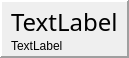
<?xml version="1.0" encoding="UTF-8"?>
<ui version="4.0">
 <class>Face2dCreator_FileListItem</class>
 <widget class="QWidget" name="Face2dCreator_FileListItem">
  <property name="geometry">
   <rect>
    <x>0</x>
    <y>0</y>
    <width>114</width>
    <height>55</height>
   </rect>
  </property>
  <property name="windowTitle">
   <string>Form</string>
  </property>
  <layout class="QGridLayout" name="gridLayout_2">
   <property name="leftMargin">
    <number>0</number>
   </property>
   <property name="topMargin">
    <number>0</number>
   </property>
   <property name="rightMargin">
    <number>0</number>
   </property>
   <property name="bottomMargin">
    <number>0</number>
   </property>
   <item row="0" column="0">
    <widget class="QFrame" name="frame">
     <property name="autoFillBackground">
      <bool>false</bool>
     </property>
     <property name="frameShape">
      <enum>QFrame::Panel</enum>
     </property>
     <property name="frameShadow">
      <enum>QFrame::Raised</enum>
     </property>
     <property name="lineWidth">
      <number>2</number>
     </property>
     <property name="midLineWidth">
      <number>1</number>
     </property>
     <layout class="QGridLayout" name="gridLayout">
      <property name="topMargin">
       <number>3</number>
      </property>
      <property name="bottomMargin">
       <number>3</number>
      </property>
      <property name="verticalSpacing">
       <number>0</number>
      </property>
      <item row="0" column="0">
       <widget class="QLabel" name="project_name">
        <property name="font">
         <font>
          <family>Geeza Pro</family>
          <pointsize>18</pointsize>
         </font>
        </property>
        <property name="text">
         <string>TextLabel</string>
        </property>
       </widget>
      </item>
      <item row="1" column="0">
       <widget class="QLabel" name="project_path">
        <property name="text">
         <string>TextLabel</string>
        </property>
       </widget>
      </item>
     </layout>
    </widget>
   </item>
  </layout>
 </widget>
 <resources/>
 <connections/>
</ui>
